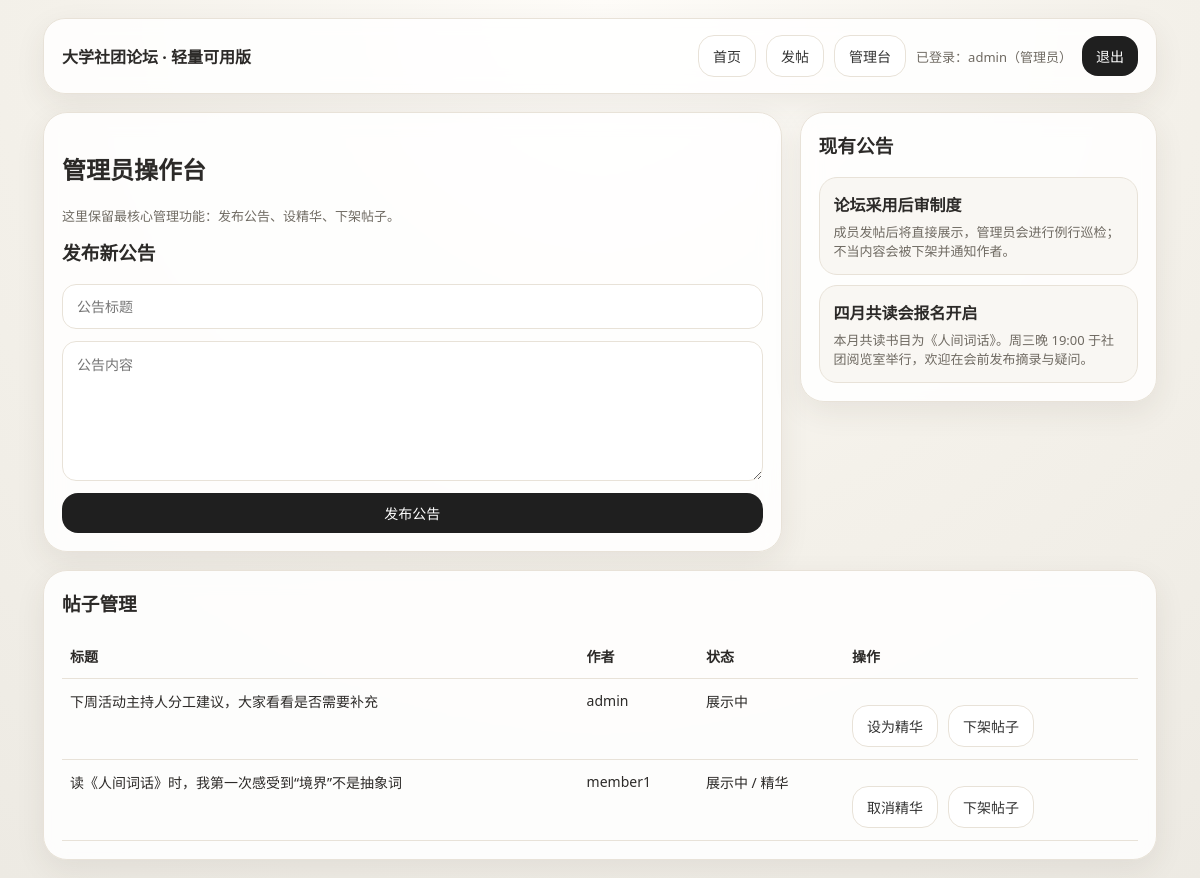
The page /admin (signed in) on the database its author committed.
### tables this page shows
CREATE TABLE announcements (
        id INTEGER PRIMARY KEY AUTOINCREMENT,
        title TEXT NOT NULL,
        body TEXT NOT NULL,
        author_id INTEGER,
        is_active INTEGER NOT NULL DEFAULT 1,
        created_at TIMESTAMP DEFAULT CURRENT_TIMESTAMP,
        FOREIGN KEY(author_id) REFERENCES users(id)
    );

CREATE TABLE posts (
        id INTEGER PRIMARY KEY AUTOINCREMENT,
        title TEXT NOT NULL,
        body TEXT NOT NULL,
        section TEXT NOT NULL,
        user_id INTEGER NOT NULL,
        is_featured INTEGER NOT NULL DEFAULT 0,
        is_hidden INTEGER NOT NULL DEFAULT 0,
        likes_count INTEGER NOT NULL DEFAULT 0,
        created_at TIMESTAMP DEFAULT CURRENT_TIMESTAMP,
        FOREIGN KEY(user_id) REFERENCES users(id)
    );

CREATE TABLE users (
        id INTEGER PRIMARY KEY AUTOINCREMENT,
        username TEXT UNIQUE NOT NULL,
        password_hash TEXT NOT NULL,
        role TEXT NOT NULL DEFAULT 'member',
        created_at TIMESTAMP DEFAULT CURRENT_TIMESTAMP
    );

### app.py (the view)
@app.route("/admin")
@login_required
@admin_required
def admin():
    db = get_db()
    posts = db.execute("""
        SELECT p.*, u.username
        FROM posts p JOIN users u ON p.user_id=u.id
        ORDER BY p.created_at DESC, p.id DESC
    """).fetchall()
    announcements = db.execute("""
        SELECT a.*, u.username AS author_name
        FROM announcements a LEFT JOIN users u ON a.author_id=u.id
        ORDER BY a.created_at DESC, a.id DESC
    """).fetchall()
    return render_template("admin.html", posts=posts, announcements=announcements)

### app.py (called while the page is built)
def get_db():
    if "db" not in g:
        g.db = sqlite3.connect(DB_PATH)
        g.db.row_factory = sqlite3.Row
    return g.db

def login_required(view):
    @wraps(view)
    def wrapped(*args, **kwargs):
        if session.get("user_id") is None:
            flash("请先登录。")
            return redirect(url_for("login"))
        return view(*args, **kwargs)
    return wrapped

def admin_required(view):
    @wraps(view)
    def wrapped(*args, **kwargs):
        if session.get("role") != "admin":
            flash("仅管理员可执行此操作。")
            return redirect(url_for("index"))
        return view(*args, **kwargs)
    return wrapped

@app.context_processor
def inject_user():
    return {"current_user": {"id": session.get("user_id"), "username": session.get("username"), "role": session.get("role")}}

### templates/admin.html
{% extends "base.html" %}
{% block content %}
<div class="grid">
  <section>
    <div class="card side-card">
      <h2>管理员操作台</h2>
      <p class="small">这里保留最核心管理功能：发布公告、设精华、下架帖子。</p>
      <h3>发布新公告</h3>
      <form class="stack" method="post" action="{{ url_for('new_announcement') }}">
        <input name="title" placeholder="公告标题">
        <textarea name="body" placeholder="公告内容"></textarea>
        <button type="submit">发布公告</button>
      </form>
    </div>
  </section>
  <aside>
    <div class="card side-card">
      <h3>现有公告</h3>
      {% for item in announcements %}
        <div class="archive-item">
          <strong>{{ item.title }}</strong>
          <div class="small" style="margin-top:6px;">{{ item.body }}</div>
        </div>
      {% else %}
        <div class="archive-item">暂无公告</div>
      {% endfor %}
    </div>
  </aside>
</div>
<div class="card side-card" style="margin-top:18px;">
  <h3>帖子管理</h3>
  <table>
    <thead>
      <tr>
        <th>标题</th>
        <th>作者</th>
        <th>状态</th>
        <th>操作</th>
      </tr>
    </thead>
    <tbody>
      {% for post in posts %}
      <tr>
        <td><a href="{{ url_for('post_detail', post_id=post.id) }}">{{ post.title }}</a></td>
        <td>{{ post.username }}</td>
        <td>
          {{ '已下架' if post.is_hidden else '展示中' }}
          {% if post.is_featured %} / 精华{% endif %}
        </td>
        <td>
          <div class="actions">
            <form method="post" action="{{ url_for('toggle_feature', post_id=post.id) }}">
              <button type="submit" class="btn secondary">{{ '取消精华' if post.is_featured else '设为精华' }}</button>
            </form>
            <form method="post" action="{{ url_for('toggle_hide', post_id=post.id) }}">
              <button type="submit" class="btn secondary">{{ '恢复展示' if post.is_hidden else '下架帖子' }}</button>
            </form>
          </div>
        </td>
      </tr>
      {% endfor %}
    </tbody>
  </table>
</div>
{% endblock %}

### templates/base.html (style rules this page uses)
:root { --bg1:#fefcf8; --bg2:#f4f1ea; --bg3:#edeae3; --card:#ffffffdd; --line:#e8e2d8; --text:#2c2a28; --muted:#6f6a62; --green:#1f5a47; --amber:#8b5e22; --stone:#f7f5f1; --shadow:0 10px 30px rgba(63,54,41,.08); --radius:24px; }
* { box-sizing:border-box }
body { margin:0; font-family:"PingFang SC","Microsoft YaHei","Noto Sans SC",system-ui,sans-serif; color:var(--text); background: radial-gradient(circle at top, var(--bg1), var(--bg2), var(--bg3)); }
a { color:inherit;text-decoration:none }
.btn,.btn-link,button { border:none;border-radius:16px;padding:10px 14px;background:#1f1f1f;color:#fff;cursor:pointer;font-size:14px; }
.btn.secondary,.btn-link.secondary { background:#fff;color:#333;border:1px solid var(--line) }
.card { background:var(--card);border:1px solid var(--line);border-radius:var(--radius); box-shadow:var(--shadow);backdrop-filter:blur(10px); }
.grid { display:grid;grid-template-columns:1.55fr .75fr;gap:18px }
.side-card { padding:18px }
.side-card h3 { margin-top:0 }
.archive-item { background:#f9f7f3;border:1px solid var(--line);border-radius:18px;padding:14px;margin-top:10px }
form.stack { display:grid;gap:12px }
input, textarea, select { width:100%;padding:12px 14px;border:1px solid var(--line);border-radius:14px;background:#fff;font-size:14px; font-family:inherit; }
textarea { min-height:140px;resize:vertical }
.actions { display:flex;gap:10px;flex-wrap:wrap;margin-top:14px }
.small { font-size:13px;color:var(--muted) }
table { width:100%;border-collapse:collapse }
th,td { padding:12px 8px;border-bottom:1px solid var(--line);text-align:left;font-size:14px;vertical-align:top }

### rows shown on the page
announcements: title "论坛采用后审制度", body "成员发帖后将直接展示，管理员会进行例行巡检；不当内容会被下架并通知作者。"
announcements: title "四月共读会报名开启", body "本月共读书目为《人间词话》。周三晚 19:00 于社团阅览室举行，欢迎在会前发布摘录与疑问。"
posts: title "下周活动主持人分工建议，大家看看是否需要补充", username "admin", is_hidden "展示中", is_featured "设为精华", is_hidden "下架帖子"
posts: title "读《人间词话》时，我第一次感受到“境界”不是抽象词", username "member1", is_hidden "展示中", shows "/ 精华", is_featured "取消精华", is_hidden "下架帖子"

### other values the page prints
{{ current_user.username }} "admin"
{{ '管理员' if current_user.role=='admin' else '成员' }} "管理员"
